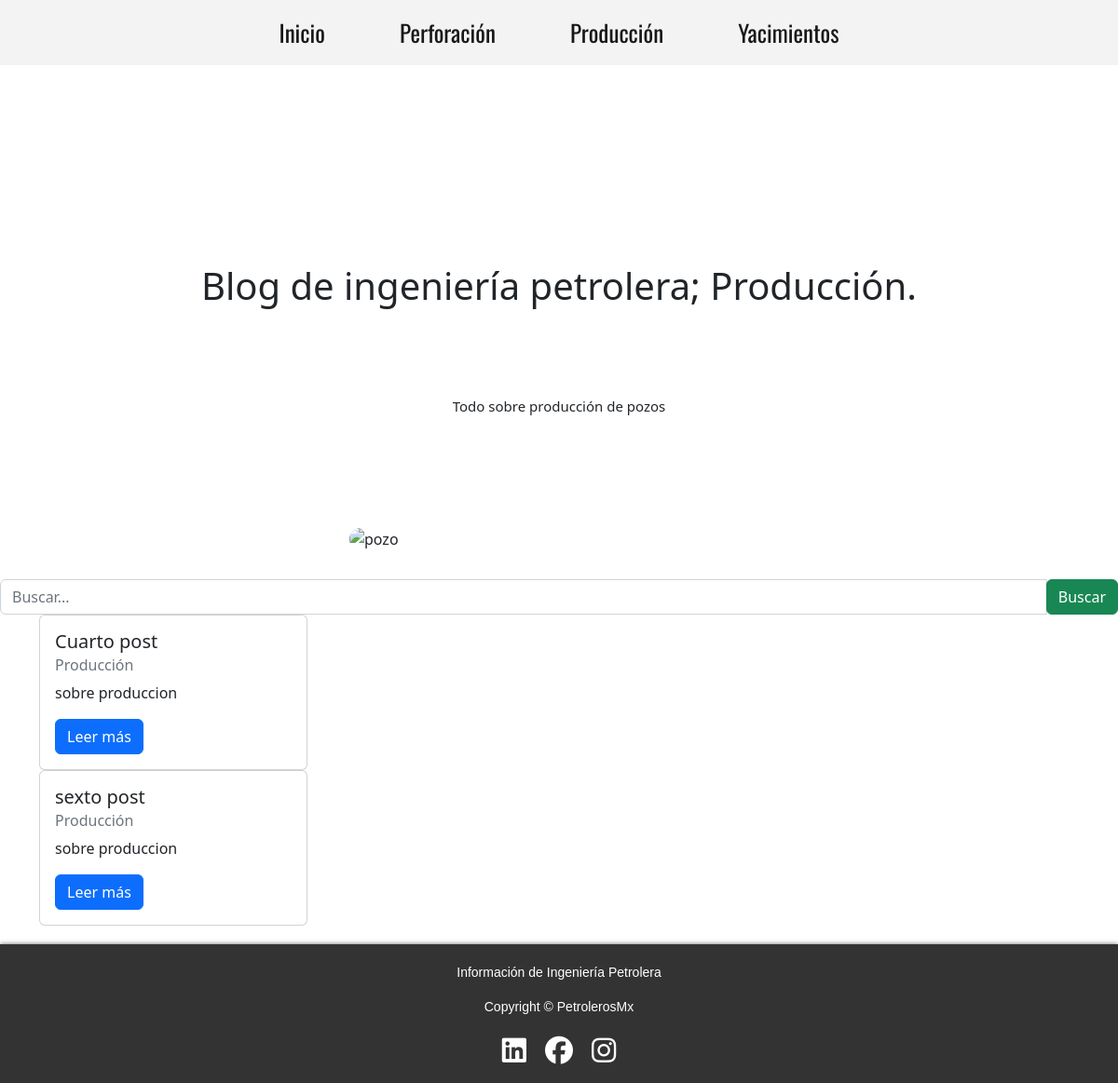
Screenshot of /producción with the database file from the repository.
### blog/models.py (models this page shows, shortened)
class Post(models.Model):
    titulo = models.CharField('Titulo', max_length = 90, null = False, blank = False)
    slug = models.SlugField('Slug', unique = True, null = True, blank = True)
    descripcion = models.CharField('Descripción', max_length = 110, null = False, blank = False)
    contenido = RichTextField('Contenido', null = False, blank = False)
    imagen = models.ImageField('Imagen', null = True, blank = True)
    autor = models.ForeignKey(Autor, on_delete = models.CASCADE)
    categoria = models.ForeignKey(Categoria, on_delete = models.CASCADE)
    estado = models.BooleanField('Publicado/No publicado', default = True)
    fecha_creacion = models.DateField('Feacha de creación', auto_now = False, auto_now_add = True)
    class Meta:
        verbose_name = 'Post'
        verbose_name_plural = 'Posts'
        ordering = ['-fecha_creacion']

class Categoria(models.Model):
    nombre = models.CharField('Nombre de la Categoría', max_length = 100, null = True, blank = False)
    estado = models.BooleanField('Activada/No activada', default = True)
    fecha_creacion = models.DateField('Fecha de creación', auto_now = False, auto_now_add = True)
    class Meta:
        verbose_name = 'Categoría'
        verbose_name_plural = 'Categorias'
    def __str__(self):
        return self.nombre

### blog/views.py (called while the page is built)
    def get_queryset(self):
        categoria_ = Categoria.objects.get(nombre = 'producción')
        post_aprobados = Post.objects.filter(estado = True, categoria = categoria_)
        return post_aprobados

### blog/templates/produccion.html (shortened to what this page needs)
{% extends 'index.html' %}
{% block encabezado %}
Blog de ingeniería petrolera; Producción.
{% endblock %}
{% block subencabezado %}
    Todo sobre producción de pozos
{% endblock %}

### blog/templates/index.html (shortened to what this page needs)
<!DOCTYPE html>
<html lang="es">
<head>
    <link href="https://cdn.jsdelivr.net/npm/bootstrap@5.2.3/dist/css/bootstrap.min.css" rel="stylesheet"
>
    <link rel="stylesheet" href="/static/css/style.css">
</head>
<body>
    <header class="fixed-nav">
        <nav class="navbar navbar-expand-lg">
            <div class="container-fluid">
                <div class="collapse navbar-collapse" id="navbarSupportedContent">
                    <ul class="navbar-nav mx-auto mb-2 mb-lg-0">
                        <li class="nav-item"><a class="nav-link active" aria-current="page" href="{% url 'index'%}">Inicio</a></li>
                        <li class="nav-item"><a class="nav-link active" aria-current="page" href="{% url 'perforacion' %}">Perforación</a></li>
                        <li class="nav-item"><a class="nav-link active" aria-current="page" href="{% url 'produccion' %}">Producción</a></li>
                        <li class="nav-item"><a class="nav-link active" aria-current="page" href="{% url 'yacimientos' %}">Yacimientos</a></li>
                    </ul>
                </div>
            </div>
        </nav>
    </header>
    <main class="main">
        <div class="description">
            <div class="cubo">
                <h1>{% block encabezado %}Blog de ingeniería petrolera, simple y confiable. {% endblock %}</h1>
                <p>{% block subencabezado %}Descubre nuestras últimas noticias, proyectos y temas, así como todo lo relacionado con la industría del petróleo y el gas. {% endblock %}</p>
            </div>
        </div>
        <div class="content-img">
            <figure class="landing-page-img">
                <img src="https://res.cloudinary.com/dea8mmw8j/image/upload/v1672275514/Petroleros%20mx/pozo_f7i8rw.jpg"
                    alt="pozo">
            </figure>
        </div>
    </main>
    <div class="container-search">
        <div class="row">
            <div class="col-md-12 search">
                <form method="get">
                    <div id="custom-search-input">
                        <div class="input-group col-md-12">
                            <input type="text" class="form-control" placeholder="Buscar..." name="buscar">
                            <span class="input-group-list">
                                <button type="submit" class="btn btn-success">Buscar</button>
                            </span>
                        </div>
                    </div>
                </form>
            </div>
        </div>
    </div>
    <section class="articles">
        <div class="container">
            {% if post_aprobados %}
            {% for post in post_aprobados%}
            <div class="card" style="width: 18rem;">
                <div class="card-body">
                    <h5 class="card-title">{{post.titulo}}</h5>
                    <h6 class="card-subtitle mb-2 text-muted" style="text-transform: capitalize;">{{post.categoria}}</h6>
                    <p class="card-text">{{post.descripcion}}</p>
                    <a href="{% url 'post' post.categoria post.slug %}" class="btn btn-primary">Leer más</a>
                </div>
            </div>
            {% endfor %}
            {% else %}
            <h5>No hay posts</h5>
            {% endif %}
        </div>
    </section>
    <footer class="footer">
        <div class="autor">
            <p>Información de Ingeniería Petrolera</p>
        <p>Copyright &copy; PetrolerosMx</p>
        </div>
        <div class="social" class="aside-box">
            <a href=""><i class="fa-brands fa-linkedin"></i></a>
            <a href=""><i class="fa-brands fa-facebook"></i></a>
            <a href=""><i class="fa-brands fa-instagram"></i></a>
        </div>
    </footer>
</body>
</html>

### blog/static/css/style.css (style rules this page uses)
* { padding: 0px; margin: 0px; }
body { font-size: 16px; display: grid; min-height: 100vh; grid-template-rows: auto 1fr auto; }
a { color: black; text-decoration: none; }
ul { list-style: none; }
.fixed-nav { width: 100%; height: 70px; }
.navbar-collapse { border-radius: 15px; box-shadow: 2px 0 3px black; background-color: #F3F3F3; }
.navbar { width: 100%; height: 70px; background-color: #F3F3F3; font-family: 'Oswald', sans-serif; font-size: 25px; position: fixed; }
.nav-item { margin: 0 2rem; }
.nav-link { color: #001C4C; }
.cubo { width: 95%; height: 30em; display: flex; margin: 0px auto; flex-direction: column; justify-content: space-evenly; text-align: center; }
.cubo p { font-size: 15px; }
.content-img { width: 100%; }
.landing-page-img { padding: 0px; }
.landing-page-img img { width: 100%; border-radius: 0px; }
.articles { width: 100%; }
footer { width: 100%; margin: 0px auto; text-align: center; background-color: #333; padding-top: 20px; padding-bottom: 15px; color: white; font-family: sans-serif; font-size: 14px; box-shadow: 0px 0px 5px #666; margin-top: 20px; }
.social { display: flex; justify-content: center; }
.social i { display: block; color: white; text-decoration: none; font-size: 30px; margin: 5px 10px; }
@media (min-width: 890px) { .navbar-collapse { border-radius: 15px; box-shadow: none; background-color: #F3F3F3; } }
@media (min-width: 890px) { .navbar { width: 100%; height: 70px; background-color: #F3F3F3; font-family: 'Oswald', sans-serif; font-size: 25px; position: fixed; } }
@media (min-width: 890px) { .nav-item { margin: 0 2rem; } }
@media (min-width: 890px) { .nav-link { color: #001C4C; } }
@media (min-width: 890px) { .cubo { display: flex; justify-content: space-evenly; align-items: center; } }
@media (min-width: 890px) { .content-img { display: flex; justify-content: center; align-items: center; } }
@media (min-width: 890px) { .landing-page-img { width: 30em; padding: 15px 15px; } }
@media (min-width: 890px) { .landing-page-img img { border-radius: 15px; } }

### rows the page displays
Post: titulo "Cuarto post", categoria "Producción", descripcion "sobre produccion"
Post: titulo "sexto post", categoria "Producción", descripcion "sobre produccion"
